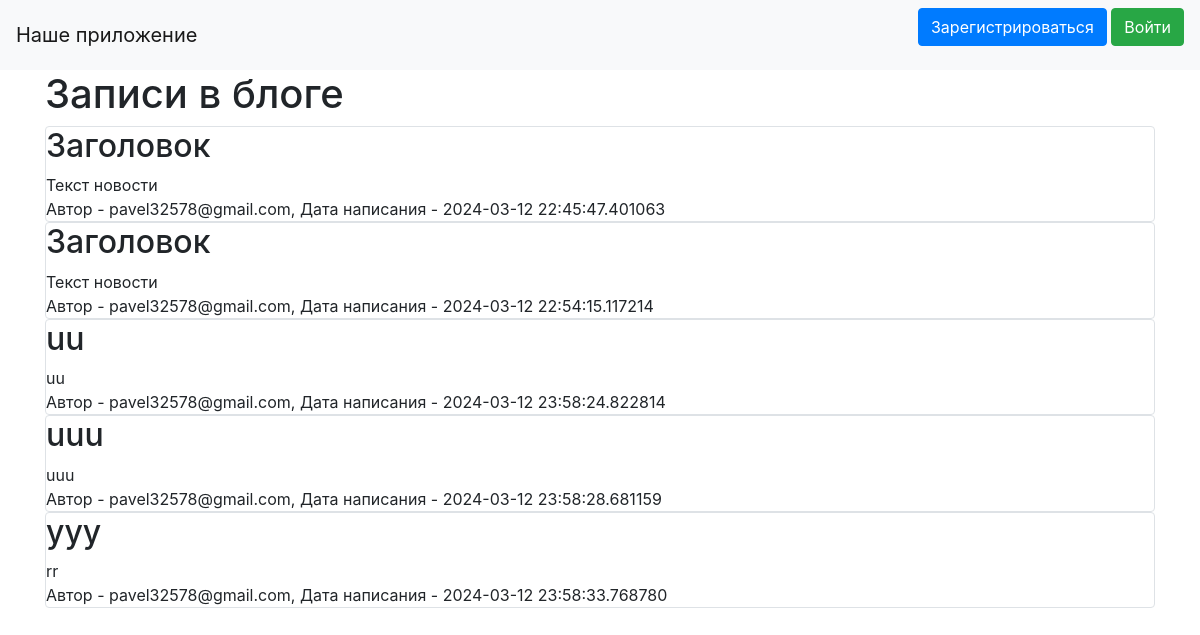
The page / on the database its author committed.
### data/news.py (models this page shows)
class News(SqlAlchemyBase, UserMixin, SerializerMixin):
    __tablename__ = 'news'
    id = sa.Column(sa.Integer, primary_key=True, autoincrement=True)
    created_date = sa.Column(sa.DateTime, default=datetime.datetime.now)
    title = sa.Column(sa.String, nullable=True)
    content = sa.Column(sa.String, nullable=True)
    is_private = sa.Column(sa.Boolean, default=True)
    user_id = sa.Column(sa.Integer, sa.ForeignKey("users.id"))
    user = orm.relationship('User')
    categories = orm.relationship('Category', secondary='association', backref='news')

### data/users.py (models this page shows, shortened)
class User(SqlAlchemyBase, UserMixin, SerializerMixin):
    __tablename__ = 'users'
    id = sa.Column(sa.Integer, primary_key=True, autoincrement=True)
    name = sa.Column(sa.String, nullable=True)
    about = sa.Column(sa.String)
    hashed_password = sa.Column(sa.String, nullable=True)
    email = sa.Column(sa.String, nullable=True, unique=True, index=True)
    created_date = sa.Column(sa.DateTime, default=datetime.datetime.now)
    news = orm.relationship('News', back_populates='user')

### main.py (the view)
@app.route('/')
def index():
    db_sess = db_session.create_session()
    if current_user.is_authenticated:
        news = db_sess.query(News).filter((News.user == current_user) | (News.is_private != True))
    else:
        news = db_sess.query(News).filter(News.is_private != True)
    return render_template('index.html', news=news)

### data/db_session.py (called while the page is built)
def create_session() -> Session:
    global __factory
    return __factory()

### templates/index.html (shortened to what this page needs)
{% extends "base.html" %}
{% block content %}
<h1>Записи в блоге</h1>
{% for item in news%}
<div class="col-md6 border rounded">
    <h2>{{item.title}}</h2>
    <div>
        {{item.content}}
    </div>
    <div>
        Автор - {{item.user.name}}, Дата написания - {{item.created_date}}
    </div>
</div>
{% endfor %}
{% endblock %}

### templates/base.html (shortened to what this page needs)
<!doctype html>
<html lang="en">
<head>
    <link rel="stylesheet"
          href="https://stackpath.bootstrapcdn.com/bootstrap/4.4.1/css/bootstrap.min.css"
>
</head>
<body>
<header>
    <nav class="navbar navbar-light bg-light">
        <a class="navbar-brand" href="#">Наше приложение</a>
        {% if current_user.is_authenticated %}
                <a class="navbar-brand" href="/logout">{{ current_user.name }}</a>
                <a href="news" class="btn btn-secondary">Добавить новость</a>
        {% else %}
                 <p>
        <a class="btn btn-primary " href="/register">Зарегистрироваться</a>
        <a class="btn btn-success" href="/login">Войти</a>
            </p>
        {% endif %}
    </nav>
</header>
<main role="main" class="container">
    {% block content %}{% endblock %}
</main>
</body>
</html>

### rows shown on the page
News: title "Заголовок", content "Текст новости", user.name "pavel32578@gmail.com", created_date "2024-03-12 22:45:47.401063"
News: title "Заголовок", content "Текст новости", user.name "pavel32578@gmail.com", created_date "2024-03-12 22:54:15.117214"
News: title "uu", content "uu", user.name "pavel32578@gmail.com", created_date "2024-03-12 23:58:24.822814"
News: title "uuu", content "uuu", user.name "pavel32578@gmail.com", created_date "2024-03-12 23:58:28.681159"
News: title "yyy", content "rr", user.name "pavel32578@gmail.com", created_date "2024-03-12 23:58:33.768780"
